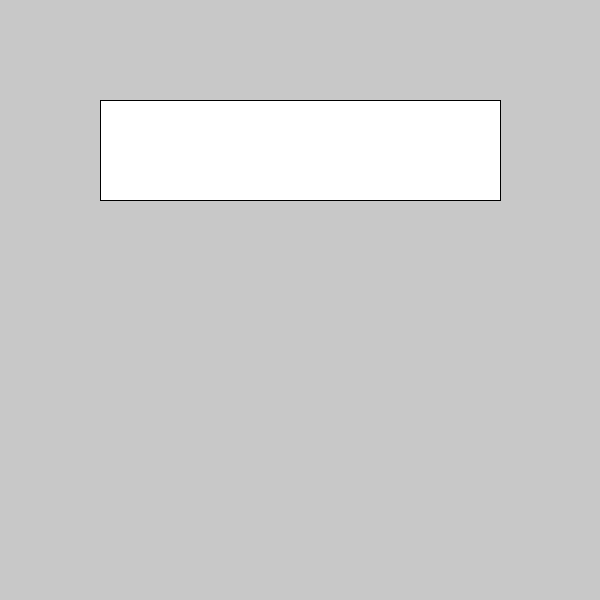
Frame 1 (no input)
Frame 60 (the mouse pressed at the canvas centre just before this capture): identical to frame 1, image omitted
Frame 120 (the mouse held since frame 60 and released just before this capture): identical to frame 1, image omitted

The Processing sketch that drew this single still picture (run headless with seeded random() and noise(); from frame 60 on, the mouse is pressed at the canvas centre):

// Processing sketch: SceneManagement_P
// ── SceneManagement_P.pde
import java.util.Map;

SceneManager sm;

void setup(){
  size(600,600);
  sm = new SceneManager();
}

void draw(){
  sm.update();
  sm.display();
}

void keyPressed(){
  switch(key){
    case 'a':
      sm.setScene("title");
      break;
      
    case 's':
      sm.setScene("game");
      break;
    
    case 'd':
      sm.setScene("options");
      break;
    
    default:
      sm.isTransparent = !sm.isTransparent;
  }
}

// ── Button.pde
abstract class Button{
  PVector pos = new PVector();
  
  abstract void update();
  abstract void draw();
  void onClick(){}
  void onHover(){}
}

// ── Game.pde
class Game extends Scene{
  int y;
  
  Game(){
    
  }
  
  void update(){
    y++;
    if(y > height)
      y=0;
  }
  
  void draw(){
    ellipse(200,y,50,50);
    
  }
}

// ── Menu.pde
abstract class Menu{
  PVector pos = new PVector();
  
  abstract void update();
  abstract void draw();
}

// ── Scene.pde
abstract class Scene{
  color bgColor = color(200);
  abstract void update();
  abstract void draw();
}

// ── SceneManager.pde
class SceneManager{
  Map<String, Scene> sceneList = new HashMap<String, Scene>();
  String currScene="title";
  
  Boolean isTransparent=false;
  
  SceneManager(){
    sceneList.put("title", new Title());
    sceneList.put("game", new Game());
  }
  
  void setScene(String name){
    if(sceneList.containsKey(name))
      currScene = name;
    else
      println("Error: Scene \""+name+"\" not found.");
  }
  
  void update(){
    sceneList.get(currScene).update();
  }
  
  void display(){
    if(!isTransparent) background(200);
    sceneList.get(currScene).draw();
  }
  
  void step(){
    update();
    display();
  }
}

// ── Title.pde
class Title extends Scene{
  
  
  Title(){
    
  }
  
  void update(){
    
  }
  
  void draw(){
    rect(100,100,400,100);
    
  }
}
